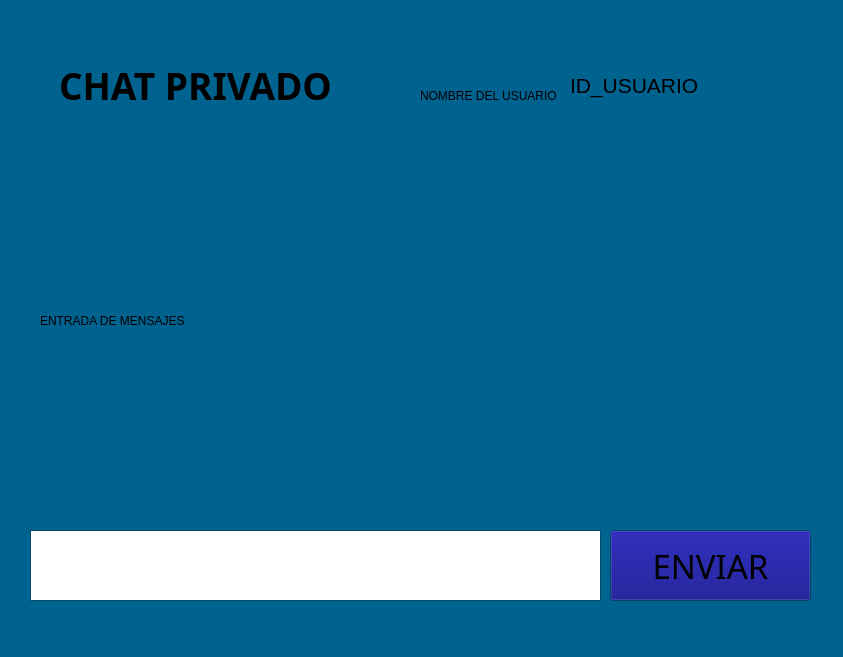
<?xml version="1.0" encoding="UTF-8"?>
<ui version="4.0">
 <class>chatprivado</class>
 <widget class="QWidget" name="chatprivado">
  <property name="geometry">
   <rect>
    <x>0</x>
    <y>0</y>
    <width>843</width>
    <height>657</height>
   </rect>
  </property>
  <property name="palette">
   <palette>
    <active>
     <colorrole role="WindowText">
      <brush brushstyle="SolidPattern">
       <color alpha="255">
        <red>0</red>
        <green>0</green>
        <blue>0</blue>
       </color>
      </brush>
     </colorrole>
     <colorrole role="Button">
      <brush brushstyle="SolidPattern">
       <color alpha="255">
        <red>0</red>
        <green>98</green>
        <blue>143</blue>
       </color>
      </brush>
     </colorrole>
     <colorrole role="Light">
      <brush brushstyle="SolidPattern">
       <color alpha="255">
        <red>0</red>
        <green>147</green>
        <blue>215</blue>
       </color>
      </brush>
     </colorrole>
     <colorrole role="Midlight">
      <brush brushstyle="SolidPattern">
       <color alpha="255">
        <red>0</red>
        <green>122</green>
        <blue>179</blue>
       </color>
      </brush>
     </colorrole>
     <colorrole role="Dark">
      <brush brushstyle="SolidPattern">
       <color alpha="255">
        <red>0</red>
        <green>49</green>
        <blue>71</blue>
       </color>
      </brush>
     </colorrole>
     <colorrole role="Mid">
      <brush brushstyle="SolidPattern">
       <color alpha="255">
        <red>0</red>
        <green>65</green>
        <blue>95</blue>
       </color>
      </brush>
     </colorrole>
     <colorrole role="Text">
      <brush brushstyle="SolidPattern">
       <color alpha="255">
        <red>0</red>
        <green>0</green>
        <blue>0</blue>
       </color>
      </brush>
     </colorrole>
     <colorrole role="BrightText">
      <brush brushstyle="SolidPattern">
       <color alpha="255">
        <red>255</red>
        <green>255</green>
        <blue>255</blue>
       </color>
      </brush>
     </colorrole>
     <colorrole role="ButtonText">
      <brush brushstyle="SolidPattern">
       <color alpha="255">
        <red>0</red>
        <green>0</green>
        <blue>0</blue>
       </color>
      </brush>
     </colorrole>
     <colorrole role="Base">
      <brush brushstyle="SolidPattern">
       <color alpha="255">
        <red>255</red>
        <green>255</green>
        <blue>255</blue>
       </color>
      </brush>
     </colorrole>
     <colorrole role="Window">
      <brush brushstyle="SolidPattern">
       <color alpha="255">
        <red>0</red>
        <green>98</green>
        <blue>143</blue>
       </color>
      </brush>
     </colorrole>
     <colorrole role="Shadow">
      <brush brushstyle="SolidPattern">
       <color alpha="255">
        <red>0</red>
        <green>0</green>
        <blue>0</blue>
       </color>
      </brush>
     </colorrole>
     <colorrole role="AlternateBase">
      <brush brushstyle="SolidPattern">
       <color alpha="255">
        <red>127</red>
        <green>176</green>
        <blue>199</blue>
       </color>
      </brush>
     </colorrole>
     <colorrole role="ToolTipBase">
      <brush brushstyle="SolidPattern">
       <color alpha="255">
        <red>255</red>
        <green>255</green>
        <blue>220</blue>
       </color>
      </brush>
     </colorrole>
     <colorrole role="ToolTipText">
      <brush brushstyle="SolidPattern">
       <color alpha="255">
        <red>0</red>
        <green>0</green>
        <blue>0</blue>
       </color>
      </brush>
     </colorrole>
     <colorrole role="PlaceholderText">
      <brush brushstyle="SolidPattern">
       <color alpha="128">
        <red>0</red>
        <green>0</green>
        <blue>0</blue>
       </color>
      </brush>
     </colorrole>
    </active>
    <inactive>
     <colorrole role="WindowText">
      <brush brushstyle="SolidPattern">
       <color alpha="255">
        <red>0</red>
        <green>0</green>
        <blue>0</blue>
       </color>
      </brush>
     </colorrole>
     <colorrole role="Button">
      <brush brushstyle="SolidPattern">
       <color alpha="255">
        <red>0</red>
        <green>98</green>
        <blue>143</blue>
       </color>
      </brush>
     </colorrole>
     <colorrole role="Light">
      <brush brushstyle="SolidPattern">
       <color alpha="255">
        <red>0</red>
        <green>147</green>
        <blue>215</blue>
       </color>
      </brush>
     </colorrole>
     <colorrole role="Midlight">
      <brush brushstyle="SolidPattern">
       <color alpha="255">
        <red>0</red>
        <green>122</green>
        <blue>179</blue>
       </color>
      </brush>
     </colorrole>
     <colorrole role="Dark">
      <brush brushstyle="SolidPattern">
       <color alpha="255">
        <red>0</red>
        <green>49</green>
        <blue>71</blue>
       </color>
      </brush>
     </colorrole>
     <colorrole role="Mid">
      <brush brushstyle="SolidPattern">
       <color alpha="255">
        <red>0</red>
        <green>65</green>
        <blue>95</blue>
       </color>
      </brush>
     </colorrole>
     <colorrole role="Text">
      <brush brushstyle="SolidPattern">
       <color alpha="255">
        <red>0</red>
        <green>0</green>
        <blue>0</blue>
       </color>
      </brush>
     </colorrole>
     <colorrole role="BrightText">
      <brush brushstyle="SolidPattern">
       <color alpha="255">
        <red>255</red>
        <green>255</green>
        <blue>255</blue>
       </color>
      </brush>
     </colorrole>
     <colorrole role="ButtonText">
      <brush brushstyle="SolidPattern">
       <color alpha="255">
        <red>0</red>
        <green>0</green>
        <blue>0</blue>
       </color>
      </brush>
     </colorrole>
     <colorrole role="Base">
      <brush brushstyle="SolidPattern">
       <color alpha="255">
        <red>255</red>
        <green>255</green>
        <blue>255</blue>
       </color>
      </brush>
     </colorrole>
     <colorrole role="Window">
      <brush brushstyle="SolidPattern">
       <color alpha="255">
        <red>0</red>
        <green>98</green>
        <blue>143</blue>
       </color>
      </brush>
     </colorrole>
     <colorrole role="Shadow">
      <brush brushstyle="SolidPattern">
       <color alpha="255">
        <red>0</red>
        <green>0</green>
        <blue>0</blue>
       </color>
      </brush>
     </colorrole>
     <colorrole role="AlternateBase">
      <brush brushstyle="SolidPattern">
       <color alpha="255">
        <red>127</red>
        <green>176</green>
        <blue>199</blue>
       </color>
      </brush>
     </colorrole>
     <colorrole role="ToolTipBase">
      <brush brushstyle="SolidPattern">
       <color alpha="255">
        <red>255</red>
        <green>255</green>
        <blue>220</blue>
       </color>
      </brush>
     </colorrole>
     <colorrole role="ToolTipText">
      <brush brushstyle="SolidPattern">
       <color alpha="255">
        <red>0</red>
        <green>0</green>
        <blue>0</blue>
       </color>
      </brush>
     </colorrole>
     <colorrole role="PlaceholderText">
      <brush brushstyle="SolidPattern">
       <color alpha="128">
        <red>0</red>
        <green>0</green>
        <blue>0</blue>
       </color>
      </brush>
     </colorrole>
    </inactive>
    <disabled>
     <colorrole role="WindowText">
      <brush brushstyle="SolidPattern">
       <color alpha="255">
        <red>0</red>
        <green>49</green>
        <blue>71</blue>
       </color>
      </brush>
     </colorrole>
     <colorrole role="Button">
      <brush brushstyle="SolidPattern">
       <color alpha="255">
        <red>0</red>
        <green>98</green>
        <blue>143</blue>
       </color>
      </brush>
     </colorrole>
     <colorrole role="Light">
      <brush brushstyle="SolidPattern">
       <color alpha="255">
        <red>0</red>
        <green>147</green>
        <blue>215</blue>
       </color>
      </brush>
     </colorrole>
     <colorrole role="Midlight">
      <brush brushstyle="SolidPattern">
       <color alpha="255">
        <red>0</red>
        <green>122</green>
        <blue>179</blue>
       </color>
      </brush>
     </colorrole>
     <colorrole role="Dark">
      <brush brushstyle="SolidPattern">
       <color alpha="255">
        <red>0</red>
        <green>49</green>
        <blue>71</blue>
       </color>
      </brush>
     </colorrole>
     <colorrole role="Mid">
      <brush brushstyle="SolidPattern">
       <color alpha="255">
        <red>0</red>
        <green>65</green>
        <blue>95</blue>
       </color>
      </brush>
     </colorrole>
     <colorrole role="Text">
      <brush brushstyle="SolidPattern">
       <color alpha="255">
        <red>0</red>
        <green>49</green>
        <blue>71</blue>
       </color>
      </brush>
     </colorrole>
     <colorrole role="BrightText">
      <brush brushstyle="SolidPattern">
       <color alpha="255">
        <red>255</red>
        <green>255</green>
        <blue>255</blue>
       </color>
      </brush>
     </colorrole>
     <colorrole role="ButtonText">
      <brush brushstyle="SolidPattern">
       <color alpha="255">
        <red>0</red>
        <green>49</green>
        <blue>71</blue>
       </color>
      </brush>
     </colorrole>
     <colorrole role="Base">
      <brush brushstyle="SolidPattern">
       <color alpha="255">
        <red>0</red>
        <green>98</green>
        <blue>143</blue>
       </color>
      </brush>
     </colorrole>
     <colorrole role="Window">
      <brush brushstyle="SolidPattern">
       <color alpha="255">
        <red>0</red>
        <green>98</green>
        <blue>143</blue>
       </color>
      </brush>
     </colorrole>
     <colorrole role="Shadow">
      <brush brushstyle="SolidPattern">
       <color alpha="255">
        <red>0</red>
        <green>0</green>
        <blue>0</blue>
       </color>
      </brush>
     </colorrole>
     <colorrole role="AlternateBase">
      <brush brushstyle="SolidPattern">
       <color alpha="255">
        <red>0</red>
        <green>98</green>
        <blue>143</blue>
       </color>
      </brush>
     </colorrole>
     <colorrole role="ToolTipBase">
      <brush brushstyle="SolidPattern">
       <color alpha="255">
        <red>255</red>
        <green>255</green>
        <blue>220</blue>
       </color>
      </brush>
     </colorrole>
     <colorrole role="ToolTipText">
      <brush brushstyle="SolidPattern">
       <color alpha="255">
        <red>0</red>
        <green>0</green>
        <blue>0</blue>
       </color>
      </brush>
     </colorrole>
     <colorrole role="PlaceholderText">
      <brush brushstyle="SolidPattern">
       <color alpha="128">
        <red>0</red>
        <green>0</green>
        <blue>0</blue>
       </color>
      </brush>
     </colorrole>
    </disabled>
   </palette>
  </property>
  <property name="windowTitle">
   <string>Form</string>
  </property>
  <widget class="QLabel" name="label_2">
   <property name="geometry">
    <rect>
     <x>40</x>
     <y>150</y>
     <width>751</width>
     <height>341</height>
    </rect>
   </property>
   <property name="palette">
    <palette>
     <active>
      <colorrole role="WindowText">
       <brush brushstyle="SolidPattern">
        <color alpha="255">
         <red>0</red>
         <green>0</green>
         <blue>0</blue>
        </color>
       </brush>
      </colorrole>
      <colorrole role="Button">
       <brush brushstyle="SolidPattern">
        <color alpha="255">
         <red>255</red>
         <green>255</green>
         <blue>255</blue>
        </color>
       </brush>
      </colorrole>
      <colorrole role="Light">
       <brush brushstyle="SolidPattern">
        <color alpha="255">
         <red>255</red>
         <green>255</green>
         <blue>255</blue>
        </color>
       </brush>
      </colorrole>
      <colorrole role="Midlight">
       <brush brushstyle="SolidPattern">
        <color alpha="255">
         <red>255</red>
         <green>255</green>
         <blue>255</blue>
        </color>
       </brush>
      </colorrole>
      <colorrole role="Dark">
       <brush brushstyle="SolidPattern">
        <color alpha="255">
         <red>127</red>
         <green>127</green>
         <blue>127</blue>
        </color>
       </brush>
      </colorrole>
      <colorrole role="Mid">
       <brush brushstyle="SolidPattern">
        <color alpha="255">
         <red>170</red>
         <green>170</green>
         <blue>170</blue>
        </color>
       </brush>
      </colorrole>
      <colorrole role="Text">
       <brush brushstyle="SolidPattern">
        <color alpha="255">
         <red>0</red>
         <green>0</green>
         <blue>0</blue>
        </color>
       </brush>
      </colorrole>
      <colorrole role="BrightText">
       <brush brushstyle="SolidPattern">
        <color alpha="255">
         <red>255</red>
         <green>255</green>
         <blue>255</blue>
        </color>
       </brush>
      </colorrole>
      <colorrole role="ButtonText">
       <brush brushstyle="SolidPattern">
        <color alpha="255">
         <red>0</red>
         <green>0</green>
         <blue>0</blue>
        </color>
       </brush>
      </colorrole>
      <colorrole role="Base">
       <brush brushstyle="SolidPattern">
        <color alpha="255">
         <red>255</red>
         <green>255</green>
         <blue>255</blue>
        </color>
       </brush>
      </colorrole>
      <colorrole role="Window">
       <brush brushstyle="SolidPattern">
        <color alpha="255">
         <red>255</red>
         <green>255</green>
         <blue>255</blue>
        </color>
       </brush>
      </colorrole>
      <colorrole role="Shadow">
       <brush brushstyle="SolidPattern">
        <color alpha="255">
         <red>0</red>
         <green>0</green>
         <blue>0</blue>
        </color>
       </brush>
      </colorrole>
      <colorrole role="AlternateBase">
       <brush brushstyle="SolidPattern">
        <color alpha="255">
         <red>255</red>
         <green>255</green>
         <blue>255</blue>
        </color>
       </brush>
      </colorrole>
      <colorrole role="ToolTipBase">
       <brush brushstyle="SolidPattern">
        <color alpha="255">
         <red>255</red>
         <green>255</green>
         <blue>220</blue>
        </color>
       </brush>
      </colorrole>
      <colorrole role="ToolTipText">
       <brush brushstyle="SolidPattern">
        <color alpha="255">
         <red>0</red>
         <green>0</green>
         <blue>0</blue>
        </color>
       </brush>
      </colorrole>
      <colorrole role="PlaceholderText">
       <brush brushstyle="SolidPattern">
        <color alpha="128">
         <red>0</red>
         <green>0</green>
         <blue>0</blue>
        </color>
       </brush>
      </colorrole>
     </active>
     <inactive>
      <colorrole role="WindowText">
       <brush brushstyle="SolidPattern">
        <color alpha="255">
         <red>0</red>
         <green>0</green>
         <blue>0</blue>
        </color>
       </brush>
      </colorrole>
      <colorrole role="Button">
       <brush brushstyle="SolidPattern">
        <color alpha="255">
         <red>255</red>
         <green>255</green>
         <blue>255</blue>
        </color>
       </brush>
      </colorrole>
      <colorrole role="Light">
       <brush brushstyle="SolidPattern">
        <color alpha="255">
         <red>255</red>
         <green>255</green>
         <blue>255</blue>
        </color>
       </brush>
      </colorrole>
      <colorrole role="Midlight">
       <brush brushstyle="SolidPattern">
        <color alpha="255">
         <red>255</red>
         <green>255</green>
         <blue>255</blue>
        </color>
       </brush>
      </colorrole>
      <colorrole role="Dark">
       <brush brushstyle="SolidPattern">
        <color alpha="255">
         <red>127</red>
         <green>127</green>
         <blue>127</blue>
        </color>
       </brush>
      </colorrole>
      <colorrole role="Mid">
       <brush brushstyle="SolidPattern">
        <color alpha="255">
         <red>170</red>
         <green>170</green>
         <blue>170</blue>
        </color>
       </brush>
      </colorrole>
      <colorrole role="Text">
       <brush brushstyle="SolidPattern">
        <color alpha="255">
         <red>0</red>
         <green>0</green>
         <blue>0</blue>
        </color>
       </brush>
      </colorrole>
      <colorrole role="BrightText">
       <brush brushstyle="SolidPattern">
        <color alpha="255">
         <red>255</red>
         <green>255</green>
         <blue>255</blue>
        </color>
       </brush>
      </colorrole>
      <colorrole role="ButtonText">
       <brush brushstyle="SolidPattern">
        <color alpha="255">
         <red>0</red>
         <green>0</green>
         <blue>0</blue>
        </color>
       </brush>
      </colorrole>
      <colorrole role="Base">
       <brush brushstyle="SolidPattern">
        <color alpha="255">
         <red>255</red>
         <green>255</green>
         <blue>255</blue>
        </color>
       </brush>
      </colorrole>
      <colorrole role="Window">
       <brush brushstyle="SolidPattern">
        <color alpha="255">
         <red>255</red>
         <green>255</green>
         <blue>255</blue>
        </color>
       </brush>
      </colorrole>
      <colorrole role="Shadow">
       <brush brushstyle="SolidPattern">
        <color alpha="255">
         <red>0</red>
         <green>0</green>
         <blue>0</blue>
        </color>
       </brush>
      </colorrole>
      <colorrole role="AlternateBase">
       <brush brushstyle="SolidPattern">
        <color alpha="255">
         <red>255</red>
         <green>255</green>
         <blue>255</blue>
        </color>
       </brush>
      </colorrole>
      <colorrole role="ToolTipBase">
       <brush brushstyle="SolidPattern">
        <color alpha="255">
         <red>255</red>
         <green>255</green>
         <blue>220</blue>
        </color>
       </brush>
      </colorrole>
      <colorrole role="ToolTipText">
       <brush brushstyle="SolidPattern">
        <color alpha="255">
         <red>0</red>
         <green>0</green>
         <blue>0</blue>
        </color>
       </brush>
      </colorrole>
      <colorrole role="PlaceholderText">
       <brush brushstyle="SolidPattern">
        <color alpha="128">
         <red>0</red>
         <green>0</green>
         <blue>0</blue>
        </color>
       </brush>
      </colorrole>
     </inactive>
     <disabled>
      <colorrole role="WindowText">
       <brush brushstyle="SolidPattern">
        <color alpha="255">
         <red>127</red>
         <green>127</green>
         <blue>127</blue>
        </color>
       </brush>
      </colorrole>
      <colorrole role="Button">
       <brush brushstyle="SolidPattern">
        <color alpha="255">
         <red>255</red>
         <green>255</green>
         <blue>255</blue>
        </color>
       </brush>
      </colorrole>
      <colorrole role="Light">
       <brush brushstyle="SolidPattern">
        <color alpha="255">
         <red>255</red>
         <green>255</green>
         <blue>255</blue>
        </color>
       </brush>
      </colorrole>
      <colorrole role="Midlight">
       <brush brushstyle="SolidPattern">
        <color alpha="255">
         <red>255</red>
         <green>255</green>
         <blue>255</blue>
        </color>
       </brush>
      </colorrole>
      <colorrole role="Dark">
       <brush brushstyle="SolidPattern">
        <color alpha="255">
         <red>127</red>
         <green>127</green>
         <blue>127</blue>
        </color>
       </brush>
      </colorrole>
      <colorrole role="Mid">
       <brush brushstyle="SolidPattern">
        <color alpha="255">
         <red>170</red>
         <green>170</green>
         <blue>170</blue>
        </color>
       </brush>
      </colorrole>
      <colorrole role="Text">
       <brush brushstyle="SolidPattern">
        <color alpha="255">
         <red>127</red>
         <green>127</green>
         <blue>127</blue>
        </color>
       </brush>
      </colorrole>
      <colorrole role="BrightText">
       <brush brushstyle="SolidPattern">
        <color alpha="255">
         <red>255</red>
         <green>255</green>
         <blue>255</blue>
        </color>
       </brush>
      </colorrole>
      <colorrole role="ButtonText">
       <brush brushstyle="SolidPattern">
        <color alpha="255">
         <red>127</red>
         <green>127</green>
         <blue>127</blue>
        </color>
       </brush>
      </colorrole>
      <colorrole role="Base">
       <brush brushstyle="SolidPattern">
        <color alpha="255">
         <red>255</red>
         <green>255</green>
         <blue>255</blue>
        </color>
       </brush>
      </colorrole>
      <colorrole role="Window">
       <brush brushstyle="SolidPattern">
        <color alpha="255">
         <red>255</red>
         <green>255</green>
         <blue>255</blue>
        </color>
       </brush>
      </colorrole>
      <colorrole role="Shadow">
       <brush brushstyle="SolidPattern">
        <color alpha="255">
         <red>0</red>
         <green>0</green>
         <blue>0</blue>
        </color>
       </brush>
      </colorrole>
      <colorrole role="AlternateBase">
       <brush brushstyle="SolidPattern">
        <color alpha="255">
         <red>255</red>
         <green>255</green>
         <blue>255</blue>
        </color>
       </brush>
      </colorrole>
      <colorrole role="ToolTipBase">
       <brush brushstyle="SolidPattern">
        <color alpha="255">
         <red>255</red>
         <green>255</green>
         <blue>220</blue>
        </color>
       </brush>
      </colorrole>
      <colorrole role="ToolTipText">
       <brush brushstyle="SolidPattern">
        <color alpha="255">
         <red>0</red>
         <green>0</green>
         <blue>0</blue>
        </color>
       </brush>
      </colorrole>
      <colorrole role="PlaceholderText">
       <brush brushstyle="SolidPattern">
        <color alpha="128">
         <red>0</red>
         <green>0</green>
         <blue>0</blue>
        </color>
       </brush>
      </colorrole>
     </disabled>
    </palette>
   </property>
   <property name="text">
    <string>ENTRADA DE MENSAJES</string>
   </property>
  </widget>
  <widget class="QPlainTextEdit" name="plainTextEdit">
   <property name="geometry">
    <rect>
     <x>30</x>
     <y>530</y>
     <width>571</width>
     <height>71</height>
    </rect>
   </property>
   <property name="cursor" stdset="0">
    <cursorShape>IBeamCursor</cursorShape>
   </property>
   <property name="verticalScrollBarPolicy">
    <enum>Qt::ScrollBarAlwaysOff</enum>
   </property>
   <property name="horizontalScrollBarPolicy">
    <enum>Qt::ScrollBarAlwaysOff</enum>
   </property>
   <property name="sizeAdjustPolicy">
    <enum>QAbstractScrollArea::AdjustIgnored</enum>
   </property>
   <property name="tabChangesFocus">
    <bool>false</bool>
   </property>
   <property name="documentTitle">
    <string/>
   </property>
   <property name="readOnly">
    <bool>false</bool>
   </property>
   <property name="plainText">
    <string/>
   </property>
   <property name="tabStopWidth">
    <number>10</number>
   </property>
  </widget>
  <widget class="QPushButton" name="pushButton_3">
   <property name="geometry">
    <rect>
     <x>610</x>
     <y>530</y>
     <width>201</width>
     <height>71</height>
    </rect>
   </property>
   <property name="palette">
    <palette>
     <active>
      <colorrole role="Button">
       <brush brushstyle="SolidPattern">
        <color alpha="255">
         <red>0</red>
         <green>0</green>
         <blue>127</blue>
        </color>
       </brush>
      </colorrole>
      <colorrole role="ButtonText">
       <brush brushstyle="SolidPattern">
        <color alpha="255">
         <red>14</red>
         <green>255</green>
         <blue>175</blue>
        </color>
       </brush>
      </colorrole>
      <colorrole role="Base">
       <brush brushstyle="SolidPattern">
        <color alpha="255">
         <red>0</red>
         <green>0</green>
         <blue>127</blue>
        </color>
       </brush>
      </colorrole>
      <colorrole role="ToolTipBase">
       <brush brushstyle="SolidPattern">
        <color alpha="255">
         <red>0</red>
         <green>0</green>
         <blue>127</blue>
        </color>
       </brush>
      </colorrole>
     </active>
     <inactive>
      <colorrole role="Button">
       <brush brushstyle="SolidPattern">
        <color alpha="255">
         <red>0</red>
         <green>0</green>
         <blue>127</blue>
        </color>
       </brush>
      </colorrole>
      <colorrole role="ButtonText">
       <brush brushstyle="SolidPattern">
        <color alpha="255">
         <red>0</red>
         <green>0</green>
         <blue>0</blue>
        </color>
       </brush>
      </colorrole>
      <colorrole role="Base">
       <brush brushstyle="SolidPattern">
        <color alpha="255">
         <red>0</red>
         <green>0</green>
         <blue>127</blue>
        </color>
       </brush>
      </colorrole>
      <colorrole role="ToolTipBase">
       <brush brushstyle="SolidPattern">
        <color alpha="255">
         <red>0</red>
         <green>0</green>
         <blue>127</blue>
        </color>
       </brush>
      </colorrole>
     </inactive>
     <disabled>
      <colorrole role="Button">
       <brush brushstyle="SolidPattern">
        <color alpha="255">
         <red>0</red>
         <green>0</green>
         <blue>127</blue>
        </color>
       </brush>
      </colorrole>
      <colorrole role="ButtonText">
       <brush brushstyle="SolidPattern">
        <color alpha="255">
         <red>10</red>
         <green>255</green>
         <blue>206</blue>
        </color>
       </brush>
      </colorrole>
      <colorrole role="Base">
       <brush brushstyle="SolidPattern">
        <color alpha="255">
         <red>0</red>
         <green>85</green>
         <blue>127</blue>
        </color>
       </brush>
      </colorrole>
      <colorrole role="ToolTipBase">
       <brush brushstyle="SolidPattern">
        <color alpha="255">
         <red>0</red>
         <green>0</green>
         <blue>127</blue>
        </color>
       </brush>
      </colorrole>
     </disabled>
    </palette>
   </property>
   <property name="font">
    <font>
     <family>Agency FB</family>
     <pointsize>25</pointsize>
    </font>
   </property>
   <property name="cursor">
    <cursorShape>CrossCursor</cursorShape>
   </property>
   <property name="text">
    <string>ENVIAR</string>
   </property>
   <property name="iconSize">
    <size>
     <width>40</width>
     <height>40</height>
    </size>
   </property>
  </widget>
  <widget class="QLabel" name="label">
   <property name="geometry">
    <rect>
     <x>10</x>
     <y>40</y>
     <width>371</width>
     <height>91</height>
    </rect>
   </property>
   <property name="sizePolicy">
    <sizepolicy hsizetype="Preferred" vsizetype="Preferred">
     <horstretch>50</horstretch>
     <verstretch>50</verstretch>
    </sizepolicy>
   </property>
   <property name="minimumSize">
    <size>
     <width>50</width>
     <height>50</height>
    </size>
   </property>
   <property name="font">
    <font>
     <family>Agency FB</family>
     <pointsize>20</pointsize>
    </font>
   </property>
   <property name="cursor">
    <cursorShape>CrossCursor</cursorShape>
   </property>
   <property name="frameShape">
    <enum>QFrame::NoFrame</enum>
   </property>
   <property name="frameShadow">
    <enum>QFrame::Plain</enum>
   </property>
   <property name="lineWidth">
    <number>1200</number>
   </property>
   <property name="midLineWidth">
    <number>20</number>
   </property>
   <property name="text">
    <string>&lt;html&gt;&lt;head/&gt;&lt;body&gt;&lt;p align=&quot;center&quot;&gt;&lt;span style=&quot; font-size:28pt; font-weight:600;&quot;&gt;CHAT PRIVADO&lt;/span&gt;&lt;/p&gt;&lt;/body&gt;&lt;/html&gt;</string>
   </property>
   <property name="alignment">
    <set>Qt::AlignCenter</set>
   </property>
   <property name="wordWrap">
    <bool>true</bool>
   </property>
  </widget>
  <widget class="QLabel" name="label_3">
   <property name="geometry">
    <rect>
     <x>420</x>
     <y>70</y>
     <width>141</width>
     <height>51</height>
    </rect>
   </property>
   <property name="text">
    <string>NOMBRE DEL USUARIO</string>
   </property>
  </widget>
  <widget class="QLabel" name="label_4">
   <property name="geometry">
    <rect>
     <x>570</x>
     <y>70</y>
     <width>181</width>
     <height>31</height>
    </rect>
   </property>
   <property name="font">
    <font>
     <pointsize>16</pointsize>
    </font>
   </property>
   <property name="text">
    <string>ID_USUARIO</string>
   </property>
  </widget>
 </widget>
 <resources/>
 <connections/>
</ui>
